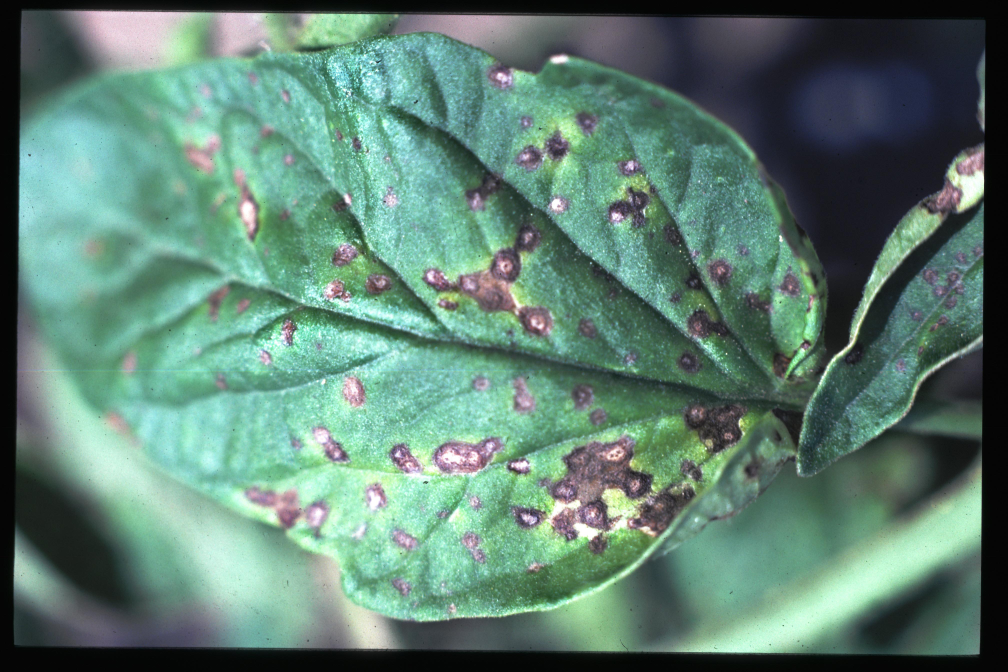
#> input picture app/src/main/assets/images/bacterial_spot_hd.jpg, 4032 x 2688 px, given as the content of the folder /content/plantvillage, which was not available (shown at 1/4 size)
$ jupyter execute --allow-errors Tomato_Training_20_Epochs_Colab.ipynb   (shell and % lines are left out)   (text cells are left out)
#> lines starting #> are read from the running program, lines starting #| are printed output that depends on the picture; pictures that were not available may be replaced by others from this repository, and a replacement may not be noted
[cell 1]
# Check GPU availability

[cell 2]
# Install required packages

# Import libraries
import os
import shutil
from pathlib import Path
from google.colab import files
import yaml
from ultralytics import YOLO

print("✅ Environment setup complete!")

[cell 3]
# Upload your kaggle.json file
print("📤 Please upload your kaggle.json file")
print("   Get it from: https://www.kaggle.com/account")
uploaded = files.upload()
#> the answer given: bacterial_spot_hd.jpg

# Setup Kaggle credentials

print("✅ Kaggle API configured!")

[cell 4]
# Download PlantVillage dataset from Kaggle

print("✅ Dataset downloaded!")

[cell 5]
# Define target tomato classes
TOMATO_CLASSES = [
    'Tomato_Bacterial_spot',
    'Tomato_Early_blight',
    'Tomato_Late_blight',
    'Tomato_Septoria_leaf_spot',
    'Tomato_Tomato_mosaic_virus',  # Note: Double 'Tomato_' is correct!
    'Tomato_healthy'
]

# Alternative class names to try if primary name not found
ALTERNATIVE_NAMES = {
    'Tomato_Tomato_mosaic_virus': ['Tomato_mosaic_virus', 'Tomato__Tomato_mosaic_virus', 'Tomato___Tomato_mosaic_virus']
}

# Find dataset root
dataset_root = Path('/content/plantvillage')
possible_roots = [
    dataset_root / 'PlantVillage',
    dataset_root / 'New Plant Diseases Dataset(Augmented)' / 'New Plant Diseases Dataset(Augmented)',
    dataset_root
]

source_dir = None
for root in possible_roots:
    if root.exists():
        tomato_folders = [f for f in root.iterdir() if f.is_dir() and 'Tomato' in f.name]
        if tomato_folders:
            source_dir = root
            break

if source_dir is None:
    # Search recursively
    for item in dataset_root.rglob('*'):
        if item.is_dir() and 'Tomato' in item.name:
            source_dir = item.parent
            break

print(f"📁 Dataset found at: {source_dir}")

# Filter and copy tomato classes
filtered_dir = Path('/content/tomato_filtered')
filtered_dir.mkdir(exist_ok=True)

stats = {}
#> (the rest of this cell did not finish here and is left out)

[cell 6]
import random
import numpy as np
from PIL import Image, ImageEnhance, ImageFilter
import cv2

def apply_augmentation(img, aug_type):
    """
    Apply specific augmentation to an image.

    Augmentation types:
    - rotate_15: Rotate ±15 degrees
    - flip_h: Horizontal flip
    - zoom_in: Zoom in 10%
    - zoom_out: Zoom out 10%
    - bright: Increase brightness 20%
    - dark: Decrease brightness 20%
    - crop_tl: Crop from top-left
    - crop_tr: Crop from top-right
    - crop_bl: Crop from bottom-left
    - crop_br: Crop from bottom-right
    - crop_center: Crop from center
    """
    img_array = np.array(img)
    h, w = img_array.shape[:2]

    if aug_type == 'rotate_15':
        angle = random.uniform(-15, 15)
        center = (w // 2, h // 2)
        matrix = cv2.getRotationMatrix2D(center, angle, 1.0)
        rotated = cv2.warpAffine(img_array, matrix, (w, h), borderMode=cv2.BORDER_REFLECT)
        return Image.fromarray(rotated)

    elif aug_type == 'flip_h':
        return img.transpose(Image.FLIP_LEFT_RIGHT)

    elif aug_type == 'zoom_in':
        # Zoom in 10% (crop center and resize)
        crop_size = int(min(w, h) * 0.9)
        left = (w - crop_size) // 2
        top = (h - crop_size) // 2
        cropped = img.crop((left, top, left + crop_size, top + crop_size))
        return cropped.resize((w, h), Image.LANCZOS)

    elif aug_type == 'zoom_out':
        # Zoom out 10% (add padding)
        new_size = int(min(w, h) * 1.1)
        resized = img.resize((int(w * 0.9), int(h * 0.9)), Image.LANCZOS)
        new_img = Image.new('RGB', (w, h), (0, 0, 0))
        paste_x = (w - resized.width) // 2
        paste_y = (h - resized.height) // 2
        new_img.paste(resized, (paste_x, paste_y))
        return new_img

    elif aug_type == 'bright':
        enhancer = ImageEnhance.Brightness(img)
        return enhancer.enhance(1.2)  # 20% brighter

    elif aug_type == 'dark':
        enhancer = ImageEnhance.Brightness(img)
        return enhancer.enhance(0.8)  # 20% darker

    elif aug_type.startswith('crop_'):
        # Random crop from different positions (90% of image)
        crop_size = int(min(w, h) * 0.9)

        if aug_type == 'crop_tl':  # Top-left
            left, top = 0, 0
        elif aug_type == 'crop_tr':  # Top-right
            left, top = w - crop_size, 0
        elif aug_type == 'crop_bl':  # Bottom-left
            left, top = 0, h - crop_size
        elif aug_type == 'crop_br':  # Bottom-right
            left, top = w - crop_size, h - crop_size
        else:  # crop_center
            left = (w - crop_size) // 2
            top = (h - crop_size) // 2

        cropped = img.crop((left, top, left + crop_size, top + crop_size))
        return cropped.resize((w, h), Image.LANCZOS)

    return img

# Create augmented dataset directory
augmented_dir = Path('/content/tomato_augmented')
augmented_dir.mkdir(exist_ok=True)

# Define augmentation strategies
AUGMENTATIONS = [
    'rotate_15',
    'flip_h',
    'zoom_in',
    'bright',
    'dark',
    'crop_center'
]

print("🎨 Applying comprehensive augmentation...")
print(f"   Augmentation types: {len(AUGMENTATIONS)}")
print(f"   Expected dataset expansion: {len(AUGMENTATIONS) + 1}x\n")

aug_stats = {}
for class_name in TOMATO_CLASSES:
    source_class = filtered_dir / class_name
    dest_class = augmented_dir / class_name
    dest_class.mkdir(exist_ok=True)

    images = list(source_class.glob('*.jpg')) + list(source_class.glob('*.JPG'))
    original_count = len(images)
    augmented_count = 0

    for img_path in images:
        try:
            img = Image.open(img_path).convert('RGB')
#> img is the input picture: PIL image 4032x2688 RGB; mean R, G, B 95.5, 129.6, 115.7

            # Save original
            orig_dest = dest_class / f"{img_path.stem}_orig.jpg"
            img.save(orig_dest, quality=95)
            augmented_count += 1

            # Apply each augmentation
            for aug_type in AUGMENTATIONS:
                aug_img = apply_augmentation(img, aug_type)
                aug_dest = dest_class / f"{img_path.stem}_{aug_type}.jpg"
                aug_img.save(aug_dest, quality=95)
                augmented_count += 1
#> this loop made 6 passes
#> pass 1, in apply_augmentation, `rotated = cv2.warpAffine(img_array, matrix, (w, h), borderMode=cv2.BOR..`:
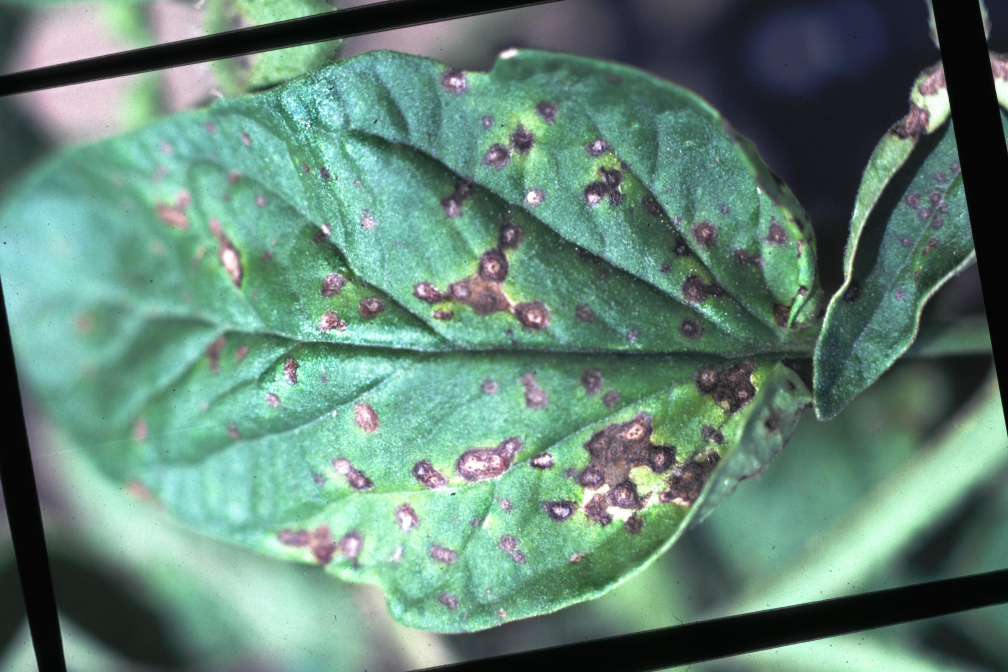
#> rotated: shape (2688, 4032, 3) (shown at 1/4 size); mean R, G, B 99.5, 134.3, 119.6
#> pass 2, `aug_img = apply_augmentation(img, aug_type)`:
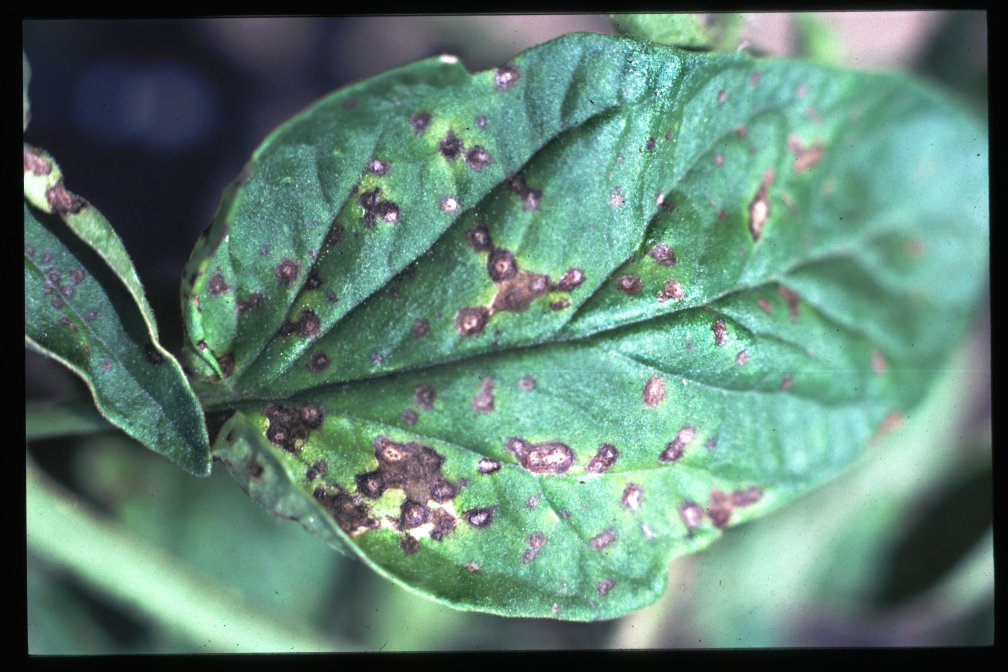
#> aug_img: PIL image 4032x2688 RGB (shown at 1/4 size); mean R, G, B 95.5, 129.6, 115.7
#> pass 3, in apply_augmentation (call 3), `cropped = img.crop((left, top, left + crop_size, top + crop_size))`:
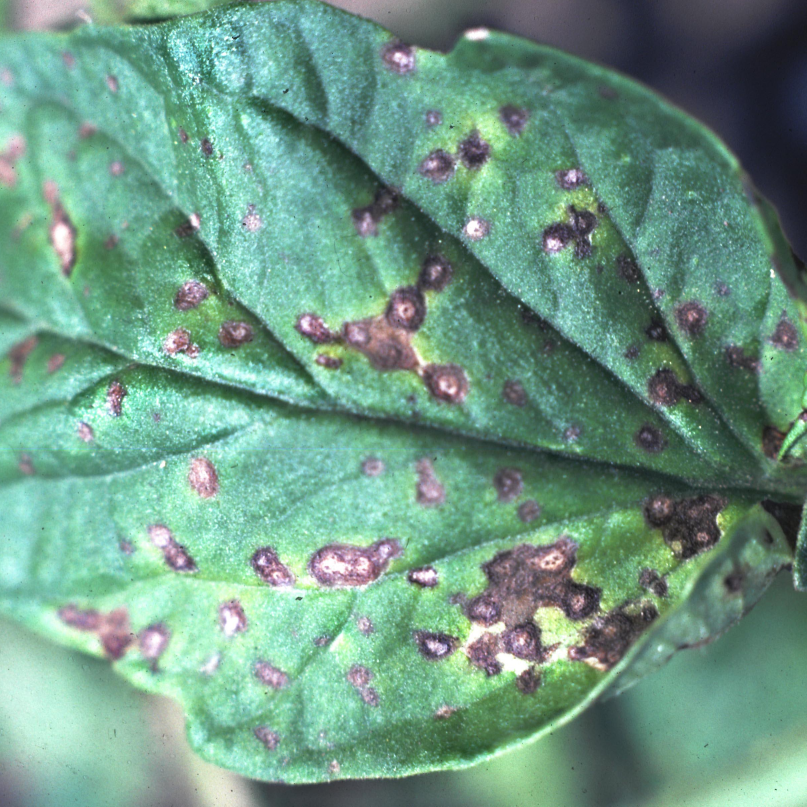
#> cropped: PIL image 2419x2419 RGB (shown at 1/3 size); mean R, G, B 111.4, 153.9, 134.6
#> pass 3, `aug_img = apply_augmentation(img, aug_type)`:
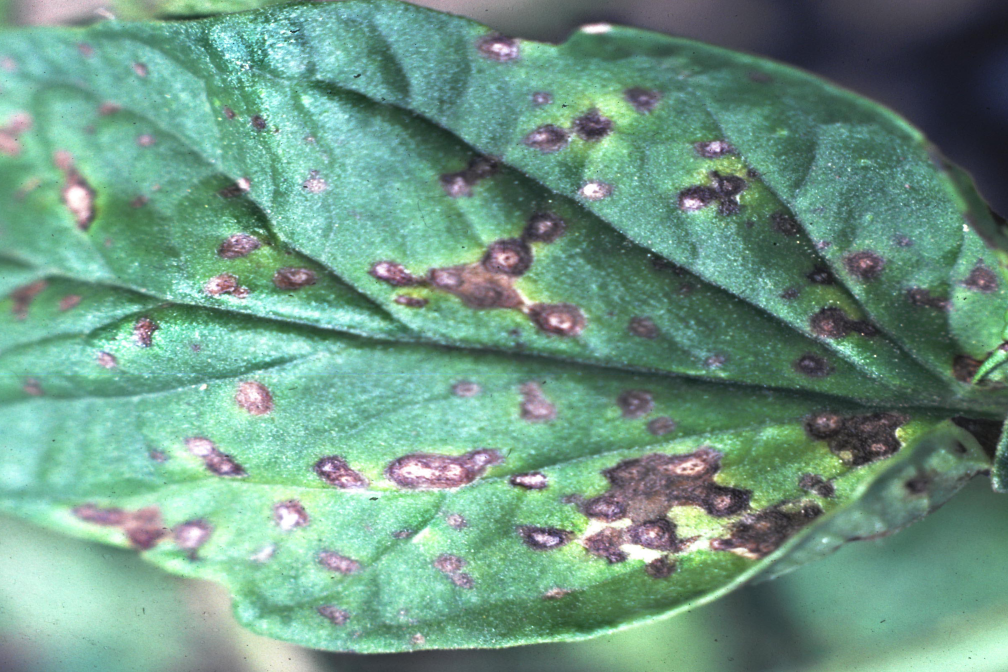
#> aug_img: PIL image 4032x2688 RGB (shown at 1/4 size); mean R, G, B 111.4, 153.9, 134.6
#> after the loop, augmented_count = 7

        except Exception as e:
            print(f"⚠️  Error processing {img_path.name}: {e}")

    aug_stats[class_name] = {
        'original': original_count,
        'augmented': augmented_count
    }
    print(f"✅ {class_name}: {original_count} → {augmented_count} images ({augmented_count/original_count:.1f}x)")
#| ✅ Tomato_Bacterial_spot: 1 → 7 images (7.0x)

total_original = sum(s['original'] for s in aug_stats.values())
#> total_original = 6
total_augmented = sum(s['augmented'] for s in aug_stats.values())
#> total_augmented = 42
print(f"\n📊 Total: {total_original} → {total_augmented} images ({total_augmented/total_original:.1f}x expansion)")
#| 📊 Total: 6 → 42 images (7.0x expansion)
print("✅ Comprehensive augmentation complete!")

[cell 7]
import random
from PIL import Image

# Create YOLO directory structure
yolo_dir = Path('/content/tomato_yolo')
for split in ['train', 'val', 'test']:
    (yolo_dir / split / 'images').mkdir(parents=True, exist_ok=True)
    (yolo_dir / split / 'labels').mkdir(parents=True, exist_ok=True)

# Split ratios
TRAIN_RATIO = 0.7
VAL_RATIO = 0.2
TEST_RATIO = 0.1

# Process each class from augmented dataset
class_mapping = {name: idx for idx, name in enumerate(TOMATO_CLASSES)}
split_counts = {'train': 0, 'val': 0, 'test': 0}

for class_name, class_id in class_mapping.items():
    class_dir = augmented_dir / class_name
    images = list(class_dir.glob('*.jpg')) + list(class_dir.glob('*.JPG'))
    random.shuffle(images)

    n_train = int(len(images) * TRAIN_RATIO)
    n_val = int(len(images) * VAL_RATIO)

    splits = {
        'train': images[:n_train],
        'val': images[n_train:n_train+n_val],
        'test': images[n_train+n_val:]
    }

    for split_name, split_images in splits.items():
        for img_path in split_images:
            # Copy image
            img_name = f"{class_name}_{img_path.stem}{img_path.suffix}"
            dest_img = yolo_dir / split_name / 'images' / img_name
            shutil.copy2(img_path, dest_img)

            # Create label (full image bounding box)
            label_name = f"{class_name}_{img_path.stem}.txt"
            label_path = yolo_dir / split_name / 'labels' / label_name
            with open(label_path, 'w') as f:
                f.write(f"{class_id} 0.5 0.5 1.0 1.0\n")

            split_counts[split_name] += 1

print("📊 Augmented Dataset Split:")
print(f"   Train: {split_counts['train']} images")
print(f"   Val: {split_counts['val']} images")
print(f"   Test: {split_counts['test']} images")
print(f"   Total: {sum(split_counts.values())} images")
print("✅ YOLO format conversion complete!")

[cell 8]
# Create dataset.yaml
dataset_yaml = {
    'path': str(yolo_dir),
    'train': 'train/images',
    'val': 'val/images',
    'test': 'test/images',
    'nc': len(TOMATO_CLASSES),
    'names': TOMATO_CLASSES
}

yaml_path = yolo_dir / 'dataset.yaml'
with open(yaml_path, 'w') as f:
    yaml.dump(dataset_yaml, f, default_flow_style=False)

print(f"✅ Dataset YAML created at: {yaml_path}")
print("\n📄 Content:")
print(yaml.dump(dataset_yaml, default_flow_style=False))

#> (a cell that did not finish here is left out)

#> (a cell that did not finish here is left out)

[cell 11]
print("📤 Exporting model to multiple formats...\n")

# Export to TFLite (INT8 quantized for mobile)
print("1️⃣ Exporting to TFLite INT8 (quantized, smallest size)...")
#> (the rest of this cell did not finish here and is left out)

[cell 12]
import time
import zipfile

print("📦 Preparing files for automatic download...\n")

# Define all files to download
run_dir = Path('/content/runs/detect/tomato_disease_yolo11n_20ep')
weights_dir = run_dir / 'weights'
tflite_dir = weights_dir / 'best_saved_model'

files_to_download = [
    # PyTorch models
    (weights_dir / 'best.pt', 'best.pt', 'Best PyTorch model'),
    (weights_dir / 'last.pt', 'last.pt', 'Last epoch PyTorch model'),

    # TFLite models
    (tflite_dir / 'best_int8.tflite', 'best_int8.tflite', 'Quantized TFLite model (INT8)'),
    (tflite_dir / 'best_float32.tflite', 'best_float32.tflite', 'Float32 TFLite model'),
    (tflite_dir / 'best_float16.tflite', 'best_float16.tflite', 'Float16 TFLite model'),

    # Training results
    (run_dir / 'results.png', 'results.png', 'Training curves'),
    (run_dir / 'results.csv', 'results.csv', 'Training metrics CSV'),
    (run_dir / 'confusion_matrix.png', 'confusion_matrix.png', 'Confusion matrix'),
    (run_dir / 'confusion_matrix_normalized.png', 'confusion_matrix_normalized.png', 'Normalized confusion matrix'),

    # Additional metrics
    (run_dir / 'F1_curve.png', 'F1_curve.png', 'F1 score curve'),
    (run_dir / 'PR_curve.png', 'PR_curve.png', 'Precision-Recall curve'),
    (run_dir / 'P_curve.png', 'P_curve.png', 'Precision curve'),
    (run_dir / 'R_curve.png', 'R_curve.png', 'Recall curve'),
]

# Download each file individually
downloaded_files = []
for file_path, display_name, description in files_to_download:
    if file_path.exists():
        try:
            files.download(str(file_path))
            downloaded_files.append(display_name)
            print(f"✅ Downloaded: {display_name} ({description})")
            time.sleep(0.5)  # Small delay between downloads
        except Exception as e:
            print(f"⚠️  Failed to download {display_name}: {e}")
    else:
        print(f"⚠️  Not found: {display_name}")

# Create a comprehensive ZIP archive
print("\n📦 Creating comprehensive ZIP archive...")
zip_path = Path('/content/tomato_yolo11n_20ep_complete.zip')

#> (the rest of this cell did not finish here and is left out)
